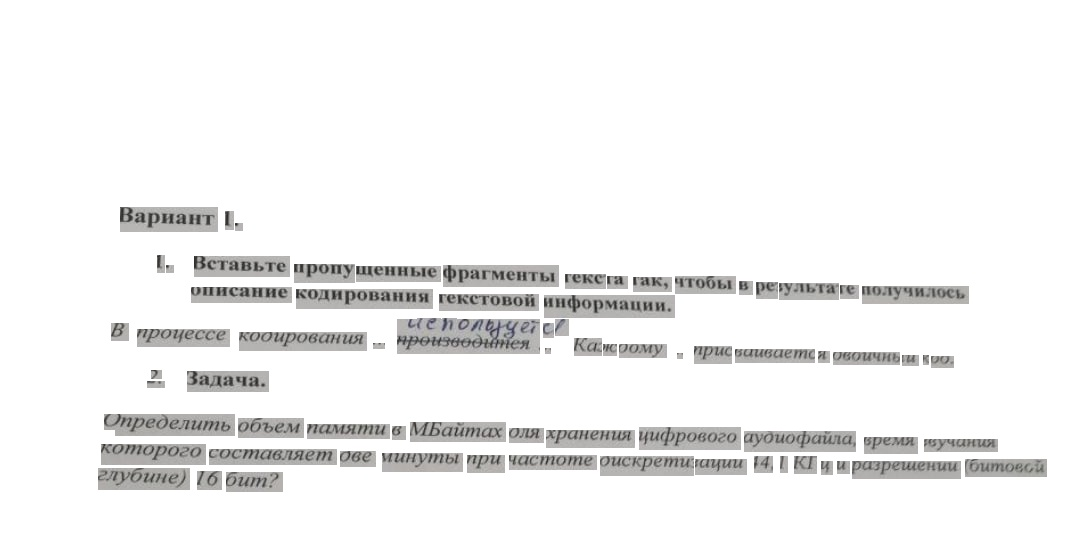
#> input picture test1.jpg, 1080 x 539 px
$ python -i filters.py   (imports and definitions only)
#> lines starting #> are read from the running program, lines starting #| are printed output that depends on the picture; after the words box and inside, x2 and y2 are one past the last pixel; in counts of white or black regions, pixels touching at a corner belong together
#> further down, picture is the input picture: shape (539, 1080, 3); mean B, G, R 241.3, 241.5, 241.6
import cv2
import numpy as np

from PIL import Image


# [11 lines left out: function lightingImage, not called in this run]

def maskFilter(image: np.array) -> np.array:
    '''
    Highlights most needly
    information from image

    Get: np.array
    Return: np.array
    '''
    mask = np.ones(image.shape, dtype=np.uint8) * 255
    gray = cv2.cvtColor(image, cv2.COLOR_BGR2GRAY)
    thresh = cv2.threshold(gray, 0, 255, cv2.THRESH_BINARY_INV + cv2.THRESH_OTSU)[1]
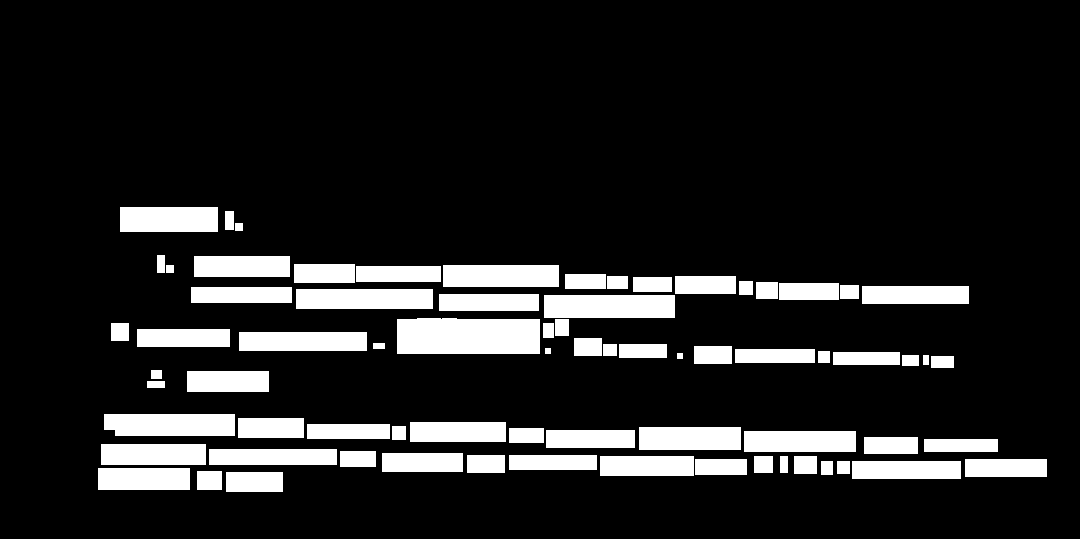
#> thresh: shape (539, 1080); 13.3% white; 73 white regions, largest, box (x1, y1, x2, y2) and area: (397, 318, 540, 354) 5044, (544, 295, 675, 318) 3013, (104, 414, 235, 436) 2816
    kernel = cv2.getStructuringElement(cv2.MORPH_RECT, (2,2))
    dilate = cv2.dilate(thresh, kernel, iterations=10)
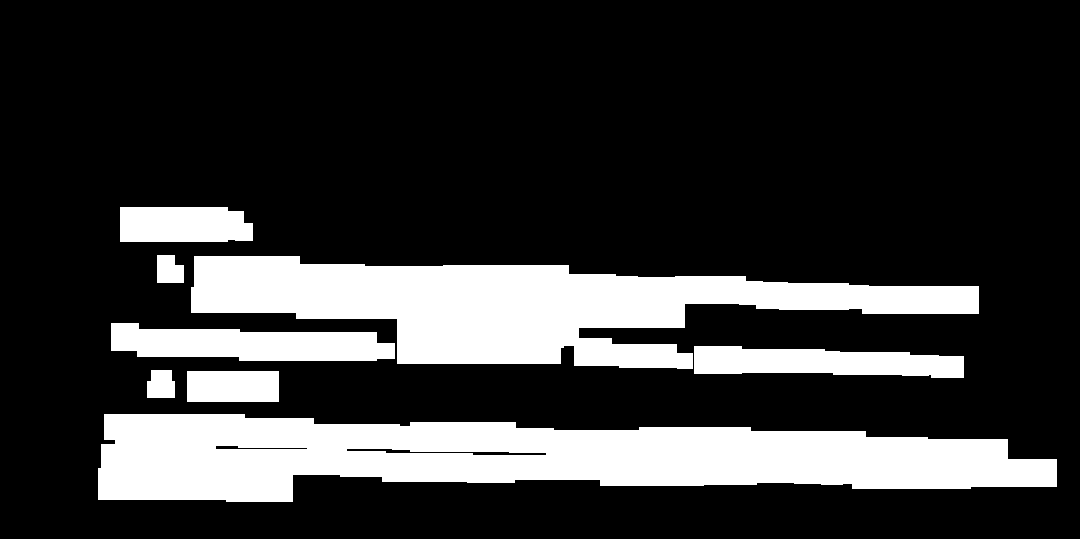
#> dilate: shape (539, 1080); 21.4% white; 8 white regions

    cnts = cv2.findContours(dilate, cv2.RETR_TREE, cv2.CHAIN_APPROX_SIMPLE)
#> cnts = 10 contours; largest, box (x1, y1, x2, y2) and area: (98, 414, 1057, 502) 55803, (191, 256, 979, 369) 44401, (111, 323, 395, 361) 7571, (694, 346, 964, 378) 6173, (120, 207, 253, 242) 4249
    cnts = cnts[0] if len(cnts) == 2 else cnts[1]

    for c in cnts:
        area = cv2.contourArea(c)
        if area < 100000:
            x,y,w,h = cv2.boundingRect(c)
            mask[y:y+h, x:x+w] = image[y:y+h, x:x+w]
#> this loop made 10 passes
#> (c, area, x, y, w, h) on pass 4: ([[187, 371], [187, 401], [278, 401], [278, 371]], 2730, 187, 371, 92, 31)
#> (area, x, y, w, h) on passes 1, 2, 3, 5, 6, 7: (55803, 98, 414, 959, 88), (602.5, 346, 448, 201, 8), (227.5, 215, 445, 93, 5), (653, 147, 370, 28, 28), (6173, 694, 346, 270, 32), (7571, 111, 323, 284, 38)

    return mask


# [34 lines left out: functions grayFilter, negativeImageFilter, not called in this run]

>>> import cv2
>>> picture = cv2.imread('test1.jpg')
>>> result = maskFilter(picture)
